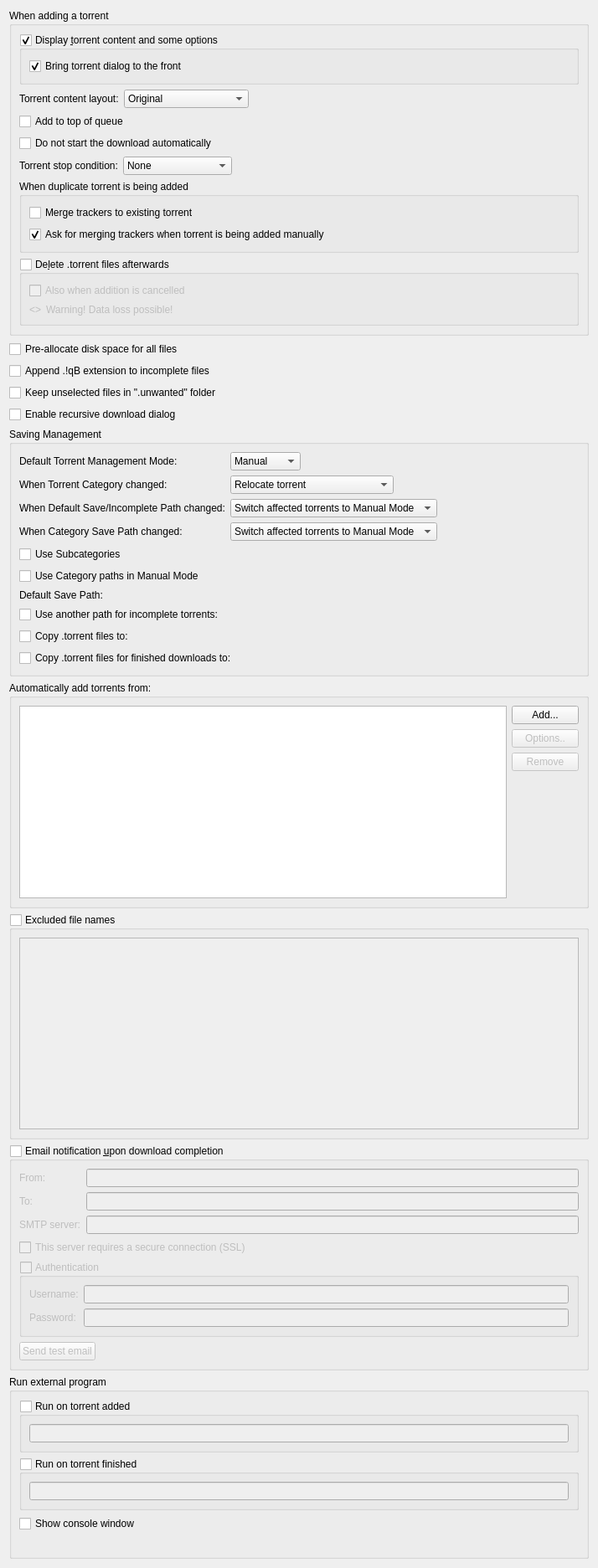
          <widget class="QWidget" name="scrollAreaWidgetContents_2">
           <property name="geometry">
            <rect>
             <x>0</x>
             <y>0</y>
             <width>714</width>
             <height>1873</height>
            </rect>
           </property>
           <layout class="QVBoxLayout" name="verticalLayout">
            <item>
             <widget class="QGroupBox" name="torrentAdditionBox">
              <property name="title">
               <string>When adding a torrent</string>
              </property>
              <layout class="QVBoxLayout" name="torrentAdditionBoxLayout">
               <item>
                <widget class="QGroupBox" name="checkAdditionDialog">
                 <property name="title">
                  <string>Display &amp;torrent content and some options</string>
                 </property>
                 <property name="checkable">
                  <bool>true</bool>
                 </property>
                 <layout class="QVBoxLayout" name="verticalLayout_18">
                  <item>
                   <widget class="QCheckBox" name="checkAdditionDialogFront">
                    <property name="text">
                     <string>Bring torrent dialog to the front</string>
                    </property>
                    <property name="checked">
                     <bool>true</bool>
                    </property>
                   </widget>
                  </item>
                 </layout>
                </widget>
               </item>
               <item>
                <layout class="QHBoxLayout" name="horizontalLayout_19">
                 <item>
                  <widget class="QLabel" name="contentLayoutLabel">
                   <property name="text">
                    <string>Torrent content layout:</string>
                   </property>
                  </widget>
                 </item>
                 <item>
                  <widget class="QComboBox" name="contentLayoutComboBox">
                   <property name="currentIndex">
                    <number>0</number>
                   </property>
                   <item>
                    <property name="text">
                     <string>Original</string>
                    </property>
                   </item>
                   <item>
                    <property name="text">
                     <string>Create subfolder</string>
                    </property>
                   </item>
                   <item>
                    <property name="text">
                     <string>Don't create subfolder</string>
                    </property>
                   </item>
                  </widget>
                 </item>
                 <item>
                  <spacer name="horizontalSpacer_20">
                   <property name="orientation">
                    <enum>Qt::Orientation::Horizontal</enum>
                   </property>
                   <property name="sizeHint" stdset="0">
                    <size>
                     <width>40</width>
                     <height>20</height>
                    </size>
                   </property>
                  </spacer>
                 </item>
                </layout>
               </item>
               <item>
                <widget class="QCheckBox" name="checkAddToQueueTop">
                 <property name="toolTip">
                  <string>The torrent will be added to the top of the download queue</string>
                 </property>
                 <property name="text">
                  <string extracomment="The torrent will be added to the top of the download queue">Add to top of queue</string>
                 </property>
                </widget>
               </item>
               <item>
                <widget class="QCheckBox" name="checkAddStopped">
                 <property name="toolTip">
                  <string>The torrent will be added to download list in a stopped state</string>
                 </property>
                 <property name="text">
                  <string extracomment="The torrent will be added to download list in a stopped state">Do not start the download automatically</string>
                 </property>
                </widget>
               </item>
               <item>
                <layout class="QHBoxLayout" name="stopConditionLayout">
                 <item>
                  <widget class="QLabel" name="stopConditionLabel">
                   <property name="text">
                    <string>Torrent stop condition:</string>
                   </property>
                  </widget>
                 </item>
                 <item>
                  <widget class="QComboBox" name="stopConditionComboBox">
                   <property name="currentIndex">
                    <number>0</number>
                   </property>
                   <item>
                    <property name="text">
                     <string>None</string>
                    </property>
                   </item>
                   <item>
                    <property name="text">
                     <string>Metadata received</string>
                    </property>
                   </item>
                   <item>
                    <property name="text">
                     <string>Files checked</string>
                    </property>
                   </item>
                  </widget>
                 </item>
                 <item>
                  <spacer name="stopConditionSpacer">
                   <property name="orientation">
                    <enum>Qt::Orientation::Horizontal</enum>
                   </property>
                   <property name="sizeHint" stdset="0">
                    <size>
                     <width>40</width>
                     <height>20</height>
                    </size>
                   </property>
                  </spacer>
                 </item>
                </layout>
               </item>
               <item>
                <widget class="QGroupBox" name="duplicateTorrentGroup">
                 <property name="title">
                  <string>When duplicate torrent is being added</string>
                 </property>
                 <layout class="QVBoxLayout" name="duplicateTorrentBoxLayout">
                  <item>
                   <widget class="QCheckBox" name="checkMergeTrackers">
                    <property name="text">
                     <string>Merge trackers to existing torrent</string>
                    </property>
                    <property name="checked">
                     <bool>false</bool>
                    </property>
                   </widget>
                  </item>
                  <item>
                   <widget class="QCheckBox" name="checkConfirmMergeTrackers">
                    <property name="text">
                     <string>Ask for merging trackers when torrent is being added manually</string>
                    </property>
                    <property name="checked">
                     <bool>true</bool>
                    </property>
                   </widget>
                  </item>
                 </layout>
                </widget>
               </item>
               <item>
                <widget class="QGroupBox" name="deleteTorrentBox">
                 <property name="toolTip">
                  <string>Whether the .torrent file should be deleted after adding it</string>
                 </property>
                 <property name="title">
                  <string>De&amp;lete .torrent files afterwards </string>
                 </property>
                 <property name="checkable">
                  <bool>true</bool>
                 </property>
                 <property name="checked">
                  <bool>false</bool>
                 </property>
                 <layout class="QVBoxLayout" name="deleteTorrentBoxLayout">
                  <item>
                   <widget class="QCheckBox" name="deleteCancelledTorrentBox">
                    <property name="toolTip">
                     <string>Also delete .torrent files whose addition was cancelled</string>
                    </property>
                    <property name="text">
                     <string>Also when addition is cancelled</string>
                    </property>
                   </widget>
                  </item>
                  <item>
                   <layout class="QHBoxLayout" name="deleteTorrentWarningLayout">
                    <item>
                     <widget class="QLabel" name="deleteTorrentWarningIcon">
                      <property name="sizePolicy">
                       <sizepolicy hsizetype="Fixed" vsizetype="Preferred">
                        <horstretch>0</horstretch>
                        <verstretch>0</verstretch>
                       </sizepolicy>
                      </property>
                      <property name="text">
                       <string notr="true">&lt;&gt;</string>
                      </property>
                     </widget>
                    </item>
                    <item>
                     <widget class="QLabel" name="deleteTorrentWarningLabel">
                      <property name="text">
                       <string>Warning! Data loss possible!</string>
                      </property>
                     </widget>
                    </item>
                   </layout>
                  </item>
                 </layout>
                </widget>
               </item>
              </layout>
             </widget>
            </item>
            <item>
             <widget class="QCheckBox" name="checkPreallocateAll">
              <property name="toolTip">
               <string>Allocate full file sizes on disk before starting downloads, to minimize fragmentation. Only useful for HDDs.</string>
              </property>
              <property name="text">
               <string>Pre-allocate disk space for all files</string>
              </property>
             </widget>
            </item>
            <item>
             <widget class="QCheckBox" name="checkAppendqB">
              <property name="text">
               <string>Append .!qB extension to incomplete files</string>
              </property>
             </widget>
            </item>
            <item>
             <widget class="QCheckBox" name="checkUnwantedFolder">
              <property name="text">
               <string>Keep unselected files in &quot;.unwanted&quot; folder</string>
              </property>
             </widget>
            </item>
            <item>
             <widget class="QCheckBox" name="checkRecursiveDownload">
              <property name="toolTip">
               <string>When a torrent is downloaded, offer to add torrents from any .torrent files found inside it</string>
              </property>
              <property name="text">
               <string>Enable recursive download dialog</string>
              </property>
             </widget>
            </item>
            <item>
             <widget class="QGroupBox" name="groupSavingManagement">
              <property name="title">
               <string>Saving Management</string>
              </property>
              <layout class="QVBoxLayout" name="groupSavingManagementLayout">
               <item>
                <layout class="QGridLayout" name="gridLayout_3">
                 <item row="0" column="0">
                  <widget class="QLabel" name="label_40">
                   <property name="text">
                    <string>Default Torrent Management Mode:</string>
                   </property>
                  </widget>
                 </item>
                 <item row="0" column="1">
                  <layout class="QHBoxLayout" name="horizontalLayout_70">
                   <property name="spacing">
                    <number>10</number>
                   </property>
                   <item>
                    <widget class="QComboBox" name="comboSavingMode">
                     <property name="toolTip">
                      <string>Automatic: Various torrent properties (e.g. save path) will be decided by the associated category
Manual: Various torrent properties (e.g. save path) must be assigned manually</string>
                     </property>
                     <item>
                      <property name="text">
                       <string>Manual</string>
                      </property>
                     </item>
                     <item>
                      <property name="text">
                       <string>Automatic</string>
                      </property>
                     </item>
                    </widget>
                   </item>
                   <item>
                    <spacer name="horizontalSpacer_160">
                     <property name="orientation">
                      <enum>Qt::Orientation::Horizontal</enum>
                     </property>
                     <property name="sizeHint" stdset="0">
                      <size>
                       <width>40</width>
                       <height>20</height>
                      </size>
                     </property>
                    </spacer>
                   </item>
                  </layout>
                 </item>
                 <item row="1" column="0">
                  <widget class="QLabel" name="labelTorrentCategoryChanged">
                   <property name="text">
                    <string>When Torrent Category changed:</string>
                   </property>
                  </widget>
                 </item>
                 <item row="1" column="1">
                  <layout class="QHBoxLayout" name="horizontalLayout_14">
                   <item>
                    <widget class="QComboBox" name="comboTorrentCategoryChanged">
                     <item>
                      <property name="text">
                       <string>Relocate torrent</string>
                      </property>
                     </item>
                     <item>
                      <property name="text">
                       <string>Switch torrent to Manual Mode</string>
                      </property>
                     </item>
                    </widget>
                   </item>
                   <item>
                    <spacer name="horizontalSpacer_17">
                     <property name="orientation">
                      <enum>Qt::Orientation::Horizontal</enum>
                     </property>
                     <property name="sizeHint" stdset="0">
                      <size>
                       <width>40</width>
                       <height>20</height>
                      </size>
                     </property>
                    </spacer>
                   </item>
                  </layout>
                 </item>
                 <item row="2" column="0">
                  <widget class="QLabel" name="labelCategoryDefaultPathChanged">
                   <property name="text">
                    <string>When Default Save/Incomplete Path changed:</string>
                   </property>
                  </widget>
                 </item>
                 <item row="2" column="1">
                  <layout class="QHBoxLayout" name="horizontalLayout_15">
                   <item>
                    <widget class="QComboBox" name="comboCategoryDefaultPathChanged">
                     <property name="currentIndex">
                      <number>1</number>
                     </property>
                     <item>
                      <property name="text">
                       <string>Relocate affected torrents</string>
                      </property>
                     </item>
                     <item>
                      <property name="text">
                       <string>Switch affected torrents to Manual Mode</string>
                      </property>
                     </item>
                    </widget>
                   </item>
                   <item>
                    <spacer name="horizontalSpacer_18">
                     <property name="orientation">
                      <enum>Qt::Orientation::Horizontal</enum>
                     </property>
                     <property name="sizeHint" stdset="0">
                      <size>
                       <width>40</width>
                       <height>20</height>
                      </size>
                     </property>
                    </spacer>
                   </item>
                  </layout>
                 </item>
                 <item row="3" column="0">
                  <widget class="QLabel" name="labelCategoryChanged">
                   <property name="text">
                    <string>When Category Save Path changed:</string>
                   </property>
                  </widget>
                 </item>
                 <item row="3" column="1">
                  <layout class="QHBoxLayout" name="horizontalLayout_17">
                   <item>
                    <widget class="QComboBox" name="comboCategoryChanged">
                     <property name="currentIndex">
                      <number>1</number>
                     </property>
                     <item>
                      <property name="text">
                       <string>Relocate affected torrents</string>
                      </property>
                     </item>
                     <item>
                      <property name="text">
                       <string>Switch affected torrents to Manual Mode</string>
                      </property>
                     </item>
                    </widget>
                   </item>
                   <item>
                    <spacer name="horizontalSpacer_19">
                     <property name="orientation">
                      <enum>Qt::Orientation::Horizontal</enum>
                     </property>
                     <property name="sizeHint" stdset="0">
                      <size>
                       <width>40</width>
                       <height>20</height>
                      </size>
                     </property>
                    </spacer>
                   </item>
                  </layout>
                 </item>
                </layout>
               </item>
               <item>
                <widget class="QCheckBox" name="checkUseSubcategories">
                 <property name="text">
                  <string>Use Subcategories</string>
                 </property>
                </widget>
               </item>
               <item>
                <widget class="QCheckBox" name="checkUseCategoryPaths">
                 <property name="toolTip">
                  <string>Resolve relative Save Path against appropriate Category path instead of Default one</string>
                 </property>
                 <property name="text">
                  <string>Use Category paths in Manual Mode</string>
                 </property>
                </widget>
               </item>
               <item>
                <layout class="QGridLayout" name="gridLayout_4">
                 <item row="0" column="0">
                  <widget class="QLabel" name="labelSavePath">
                   <property name="text">
                    <string>Default Save Path:</string>
                   </property>
                  </widget>
                 </item>
                 <item row="0" column="1">
                  <widget class="FileSystemPathLineEdit" name="textSavePath" native="true"/>
                 </item>
                 <item row="1" column="0">
                  <widget class="QCheckBox" name="checkUseDownloadPath">
                   <property name="text">
                    <string>Use another path for incomplete torrents:</string>
                   </property>
                  </widget>
                 </item>
                 <item row="1" column="1">
                  <widget class="FileSystemPathLineEdit" name="textDownloadPath" native="true"/>
                 </item>
                 <item row="2" column="0">
                  <widget class="QCheckBox" name="checkExportDir">
                   <property name="text">
                    <string>Copy .torrent files to:</string>
                   </property>
                  </widget>
                 </item>
                 <item row="2" column="1">
                  <widget class="FileSystemPathLineEdit" name="textExportDir" native="true"/>
                 </item>
                 <item row="3" column="1">
                  <widget class="FileSystemPathLineEdit" name="textExportDirFin" native="true"/>
                 </item>
                 <item row="3" column="0">
                  <widget class="QCheckBox" name="checkExportDirFin">
                   <property name="text">
                    <string>Copy .torrent files for finished downloads to:</string>
                   </property>
                  </widget>
                 </item>
                </layout>
               </item>
              </layout>
             </widget>
            </item>
            <item>
             <widget class="QGroupBox" name="groupBox_2">
              <property name="title">
               <string>Automatically add torrents from:</string>
              </property>
              <layout class="QVBoxLayout" name="verticalLayout_38">
               <item>
                <layout class="QHBoxLayout" name="horizontalLayout_16">
                 <item>
                  <widget class="QTreeView" name="scanFoldersView">
                   <property name="sizePolicy">
                    <sizepolicy hsizetype="Expanding" vsizetype="Expanding">
                     <horstretch>0</horstretch>
                     <verstretch>1</verstretch>
                    </sizepolicy>
                   </property>
                   <property name="minimumSize">
                    <size>
                     <width>250</width>
                     <height>150</height>
                    </size>
                   </property>
                   <property name="editTriggers">
                    <set>QAbstractItemView::EditTrigger::AllEditTriggers</set>
                   </property>
                   <property name="selectionMode">
                    <enum>QAbstractItemView::SelectionMode::SingleSelection</enum>
                   </property>
                   <property name="selectionBehavior">
                    <enum>QAbstractItemView::SelectionBehavior::SelectRows</enum>
                   </property>
                   <property name="textElideMode">
                    <enum>Qt::TextElideMode::ElideNone</enum>
                   </property>
                   <property name="rootIsDecorated">
                    <bool>false</bool>
                   </property>
                   <attribute name="headerDefaultSectionSize">
                    <number>80</number>
                   </attribute>
                   <attribute name="headerStretchLastSection">
                    <bool>false</bool>
                   </attribute>
                  </widget>
                 </item>
                 <item>
                  <layout class="QVBoxLayout" name="verticalLayout_37">
                   <item>
                    <widget class="QPushButton" name="addWatchedFolderButton">
                     <property name="text">
                      <string>Add...</string>
                     </property>
                    </widget>
                   </item>
                   <item>
                    <widget class="QPushButton" name="editWatchedFolderButton">
                     <property name="enabled">
                      <bool>false</bool>
                     </property>
                     <property name="text">
                      <string>Options..</string>
                     </property>
                    </widget>
                   </item>
                   <item>
                    <widget class="QPushButton" name="removeWatchedFolderButton">
                     <property name="enabled">
                      <bool>false</bool>
                     </property>
                     <property name="text">
                      <string>Remove</string>
                     </property>
                    </widget>
                   </item>
                   <item>
                    <spacer name="verticalSpacer_6">
                     <property name="orientation">
                      <enum>Qt::Orientation::Vertical</enum>
                     </property>
                     <property name="sizeHint" stdset="0">
                      <size>
                       <width>20</width>
                       <height>40</height>
                      </size>
                     </property>
                    </spacer>
                   </item>
                  </layout>
                 </item>
                </layout>
               </item>
              </layout>
             </widget>
            </item>
            <item>
             <widget class="QGroupBox" name="groupExcludedFileNames">
              <property name="title">
               <string>Excluded file names</string>
              </property>
              <property name="checkable">
               <bool>true</bool>
              </property>
              <property name="checked">
               <bool>false</bool>
              </property>
              <layout class="QVBoxLayout" name="verticalLayout_311">
               <item>
                <widget class="QPlainTextEdit" name="textExcludedFileNames">
                 <property name="toolTip">
                  <string>Blacklist filtered file names from being downloaded from torrent(s).
Files matching any of the filters in this list will have their priority automatically set to &quot;Do not download&quot;.

Use newlines to separate multiple entries. Can use wildcards as outlined below.
*: matches zero or more of any characters.
?: matches any single character.
[...]: sets of characters can be represented in square brackets.

Examples
*.exe: filter '.exe' file extension.
readme.txt: filter exact file name.
?.txt: filter 'a.txt', 'b.txt' but not 'aa.txt'.
readme[0-9].txt: filter 'readme1.txt', 'readme2.txt' but not 'readme10.txt'.</string>
                 </property>
                 <property name="lineWrapMode">
                  <enum>QPlainTextEdit::LineWrapMode::NoWrap</enum>
                 </property>
                </widget>
               </item>
              </layout>
             </widget>
            </item>
            <item>
             <widget class="QGroupBox" name="groupMailNotification">
              <property name="title">
               <string>Email notification &amp;upon download completion</string>
              </property>
              <property name="checkable">
               <bool>true</bool>
              </property>
              <property name="checked">
               <bool>false</bool>
              </property>
              <layout class="QVBoxLayout" name="verticalLayout_171">
               <item>
                <layout class="QGridLayout" name="gridLayout_9">
                 <item row="1" column="1">
                  <widget class="QLineEdit" name="lineEditDestEmail"/>
                 </item>
                 <item row="1" column="0">
                  <widget class="QLabel" name="label_2">
                   <property name="toolTip">
                    <string>Receiver</string>
                   </property>
                   <property name="text">
                    <string comment="To receiver">To:</string>
                   </property>
                  </widget>
                 </item>
                 <item row="2" column="0">
                  <widget class="QLabel" name="label_3">
                   <property name="text">
                    <string>SMTP server:</string>
                   </property>
                  </widget>
                 </item>
                 <item row="2" column="1">
                  <widget class="QLineEdit" name="lineEditSmtpServer"/>
                 </item>
                 <item row="0" column="1">
                  <widget class="QLineEdit" name="senderEmailTxt"/>
                 </item>
                 <item row="0" column="0">
                  <widget class="QLabel" name="label_25">
                   <property name="toolTip">
                    <string>Sender</string>
                   </property>
                   <property name="text">
                    <string comment="From sender">From:</string>
                   </property>
                  </widget>
                 </item>
                </layout>
               </item>
               <item>
                <widget class="QCheckBox" name="checkSmtpSSL">
                 <property name="text">
                  <string>This server requires a secure connection (SSL)</string>
                 </property>
                </widget>
               </item>
               <item>
                <widget class="QGroupBox" name="groupMailNotifAuth">
                 <property name="title">
                  <string>Authentication</string>
                 </property>
                 <property name="checkable">
                  <bool>true</bool>
                 </property>
                 <property name="checked">
                  <bool>false</bool>
                 </property>
                 <layout class="QFormLayout" name="formLayout_2">
                  <item row="0" column="0">
                   <widget class="QLabel" name="label_7">
                    <property name="text">
                     <string>Username:</string>
                    </property>
                   </widget>
                  </item>
                  <item row="0" column="1">
                   <widget class="QLineEdit" name="mailNotifUsername"/>
                  </item>
                  <item row="1" column="0">
                   <widget class="QLabel" name="label_8">
                    <property name="text">
                     <string>Password:</string>
                    </property>
                   </widget>
                  </item>
                  <item row="1" column="1">
                   <widget class="QLineEdit" name="mailNotifPassword">
                    <property name="echoMode">
                     <enum>QLineEdit::EchoMode::Password</enum>
                    </property>
                   </widget>
                  </item>
                 </layout>
                </widget>
               </item>
               <item>
                <widget class="QPushButton" name="sendTestEmail">
                 <property name="sizePolicy">
                  <sizepolicy hsizetype="Fixed" vsizetype="Fixed">
                   <horstretch>0</horstretch>
                   <verstretch>0</verstretch>
                  </sizepolicy>
                 </property>
                 <property name="text">
                  <string>Send test email</string>
                 </property>
                </widget>
               </item>
              </layout>
             </widget>
            </item>
            <item>
             <widget class="QGroupBox" name="autoRunBox">
              <property name="title">
               <string>Run external program</string>
              </property>
              <layout class="QVBoxLayout" name="verticalLayout_19">
               <item>
                <widget class="QGroupBox" name="groupBoxRunOnAdded">
                 <property name="title">
                  <string>Run on torrent added</string>
                 </property>
                 <property name="checkable">
                  <bool>true</bool>
                 </property>
                 <property name="checked">
                  <bool>false</bool>
                 </property>
                 <layout class="QVBoxLayout" name="verticalLayout_39">
                  <item>
                   <widget class="QLineEdit" name="lineEditRunOnAdded"/>
                  </item>
                 </layout>
                </widget>
               </item>
               <item>
                <widget class="QGroupBox" name="groupBoxRunOnFinished">
                 <property name="title">
                  <string>Run on torrent finished</string>
                 </property>
                 <property name="checkable">
                  <bool>true</bool>
                 </property>
                 <property name="checked">
                  <bool>false</bool>
                 </property>
                 <layout class="QVBoxLayout" name="verticalLayout_36">
                  <item>
                   <widget class="QLineEdit" name="lineEditRunOnFinished"/>
                  </item>
                 </layout>
                </widget>
               </item>
               <item>
                <widget class="QCheckBox" name="autoRunConsole">
                 <property name="text">
                  <string>Show console window</string>
                 </property>
                </widget>
               </item>
               <item>
                <widget class="QLabel" name="labelAutoRunParam">
                 <property name="wordWrap">
                  <bool>true</bool>
                 </property>
                </widget>
               </item>
              </layout>
             </widget>
            </item>
           </layout>
          </widget>
